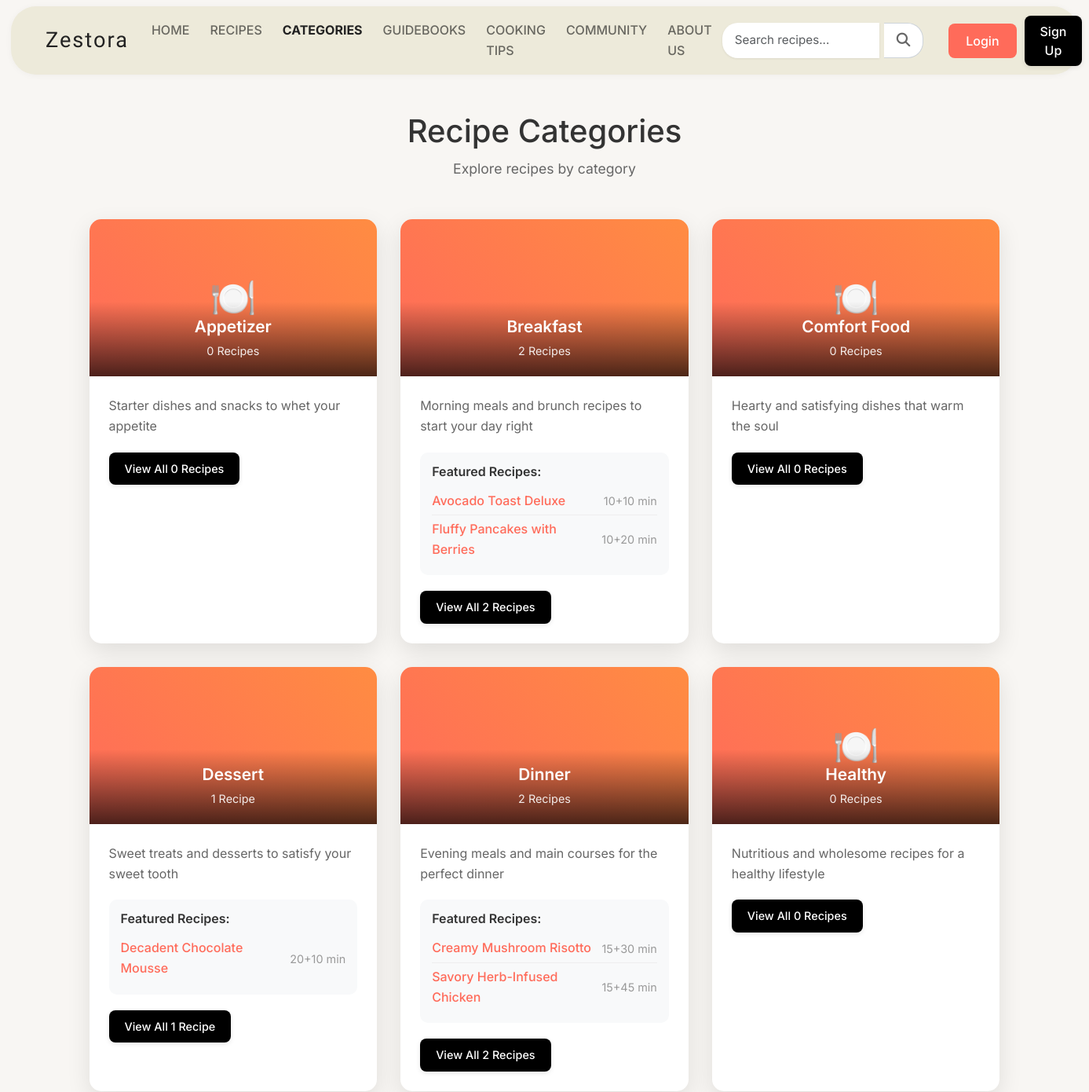
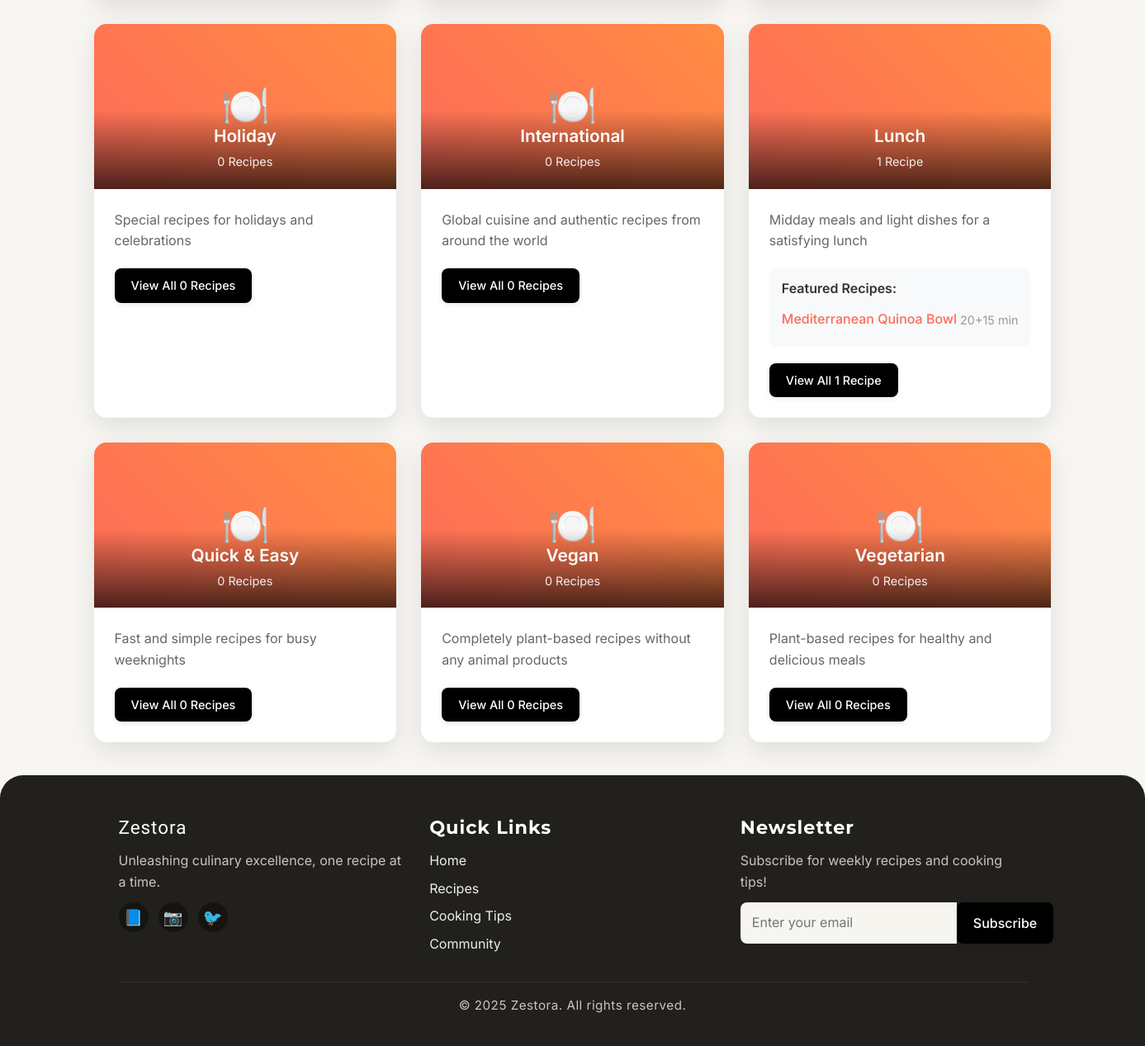
Page /recipes/categories/ on the earlier database version (2 pictures, top to bottom).
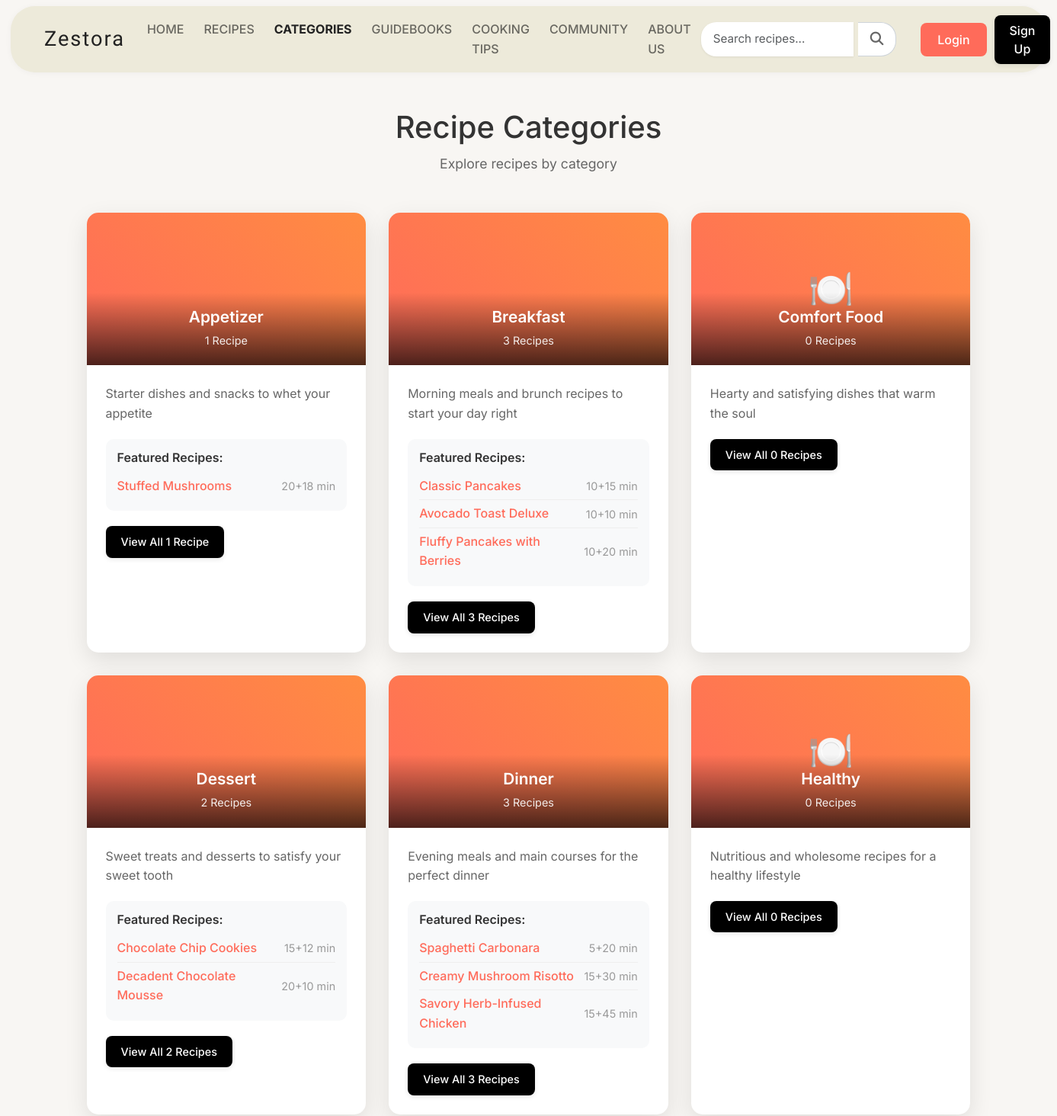
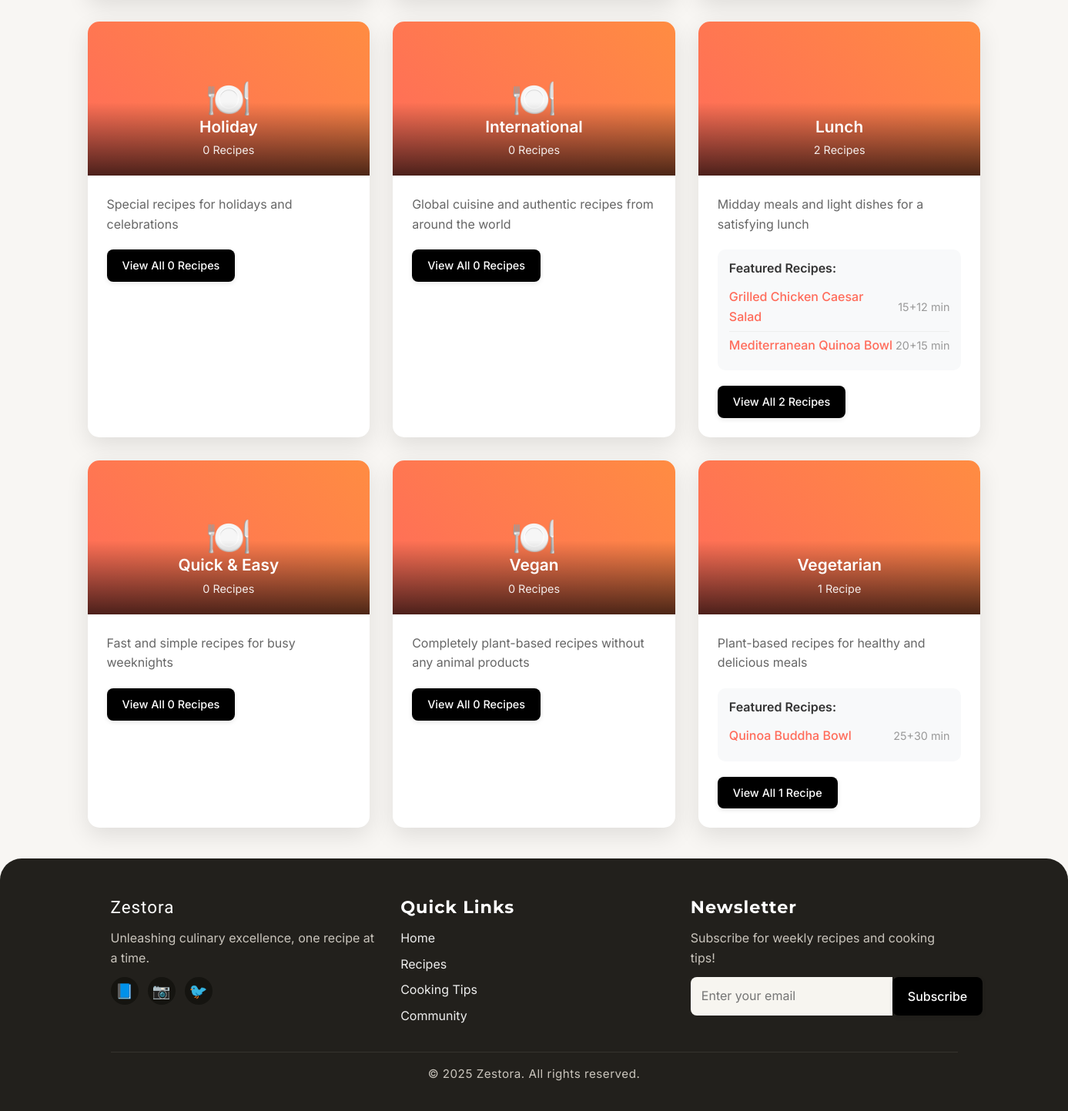
Same page on the later database version (2 pictures, top to bottom).
### recipes/models.py (models this page shows, shortened)
class Category(models.Model):
    name = models.CharField(max_length=100)
    slug = models.SlugField(unique=True)
    description = models.TextField(blank=True)
    image = models.ImageField(upload_to='categories/', blank=True, null=True)
    created_at = models.DateTimeField(auto_now_add=True)
    class Meta:
        verbose_name_plural = "Categories"

class Recipe(models.Model):
    DIFFICULTY_CHOICES = [
        ('easy', 'Easy'),
        ('medium', 'Medium'),
        ('hard', 'Hard'),
    ]
    title = models.CharField(max_length=200)
    slug = models.SlugField(unique=True)
    description = models.TextField()
    ingredients = models.TextField()
    instructions = models.TextField()
    prep_time = models.IntegerField(help_text="Preparation time in minutes")
    cook_time = models.IntegerField(help_text="Cooking time in minutes")
    servings = models.IntegerField()
    difficulty = models.CharField(max_length=10, choices=DIFFICULTY_CHOICES)
    category = models.ForeignKey(Category, on_delete=models.CASCADE)
    image = models.ImageField(upload_to='recipes/', blank=True, null=True, help_text="Upload recipe image")
    author = models.ForeignKey(User, on_delete=models.CASCADE)
    featured = models.BooleanField(default=False)
    created_at = models.DateTimeField(auto_now_add=True)
    updated_at = models.DateTimeField(auto_now=True)

### recipes/views.py (the view)
# urls.py: path('categories/', views.category_list, name='category_list'),
def category_list(request):
    categories = Category.objects.all().order_by('name')
    categories_with_recipes = []
    for category in categories:
        category_recipes = Recipe.objects.filter(category=category).order_by('-created_at')
        sample_recipes = category_recipes[:5]  # Get up to 5 for carousel
        display_recipes = category_recipes[:3]  # Limit to 3 for display list
        categories_with_recipes.append({
            'category': category,
            'recipe_count': category_recipes.count(),
            'sample_recipes': sample_recipes,  # For carousel
            'display_recipes': display_recipes  # For text list
        })
    return render(request, 'recipes/category_list.html', {
        'categories_with_recipes': categories_with_recipes,
        'categories': categories,  # Keep for backward compatibility
        'active_page': 'categories'
    })

### templates/recipes/category_list.html (shortened to what this page needs)
{% extends 'base.html' %}
{% load static %}
{% block content %}
<div class="container">
    <div class="page-header">
        <h1>Recipe Categories</h1>
        <p>Explore recipes by category</p>
    </div>
    <div class="categories-grid">
        {% for category_data in categories_with_recipes %}
        {% with category=category_data.category %}
        <div class="category-card">
            <div class="category-image">
                {% if category.image %}
                    <img src="{{ category.image.url }}" alt="{{ category.name }}">
                {% elif category_data.sample_recipes %}
                    <div class="recipe-carousel" data-category="{{ category.id }}">
                        {% for recipe in category_data.sample_recipes %}
                            {% if recipe.image %}
                                {% load static %}
                            {% endif %}
                        {% endfor %}
                    </div>
                {% else %}
                    <div class="placeholder-image">🍽️</div>
                {% endif %}
                <div class="category-overlay">
                    <h3 class="category-title">{{ category.name }}</h3>
                    <span class="recipe-count">{{ category_data.recipe_count }} Recipe{{ category_data.recipe_count|pluralize }}</span>
                </div>
            </div>
            <div class="category-content">
                <p>{{ category.description|default:"Delicious recipes in this category" }}</p>
                {% if category_data.display_recipes %}
                    <div class="sample-recipes">
                        <h4>Featured Recipes:</h4>
                        <ul class="recipe-list">
                            {% for recipe in category_data.display_recipes %}
                            <li class="recipe-item">
                                <a href="{% url 'recipes:recipe_detail' recipe.slug %}">{{ recipe.title }}</a>
                                <span class="recipe-time">{{ recipe.prep_time }}+{{ recipe.cook_time }} min</span>
                            </li>
                            {% endfor %}
                        </ul>
                    </div>
                {% endif %}
                {% if category.slug %}
                    <a href="{% url 'recipes:category_detail' category.slug %}" class="btn btn-primary">
                        View All {{ category_data.recipe_count }} Recipe{{ category_data.recipe_count|pluralize }}
                    </a>
                {% else %}
                    <span class="btn btn-disabled">No recipes available</span>
                {% endif %}
            </div>
        </div>
        {% endwith %}
        {% empty %}
        <div class="no-categories">
            <h3>No categories available yet</h3>
            <p>Check back later for recipe categories!</p>
        </div>
        {% endfor %}
    </div>
</div>
{% endblock %}

Differences in the rows shown:
computed for Category "Appetizer": recipe_count "0" → "1"; text "🍽️" → "Featured Recipes:"
added Recipe: title "Stuffed Mushrooms", prep_time "20", cook_time "18", shown under Category "Appetizer"
computed for Category "Breakfast": recipe_count "2" → "3"
added Recipe: title "Classic Pancakes", prep_time "10", cook_time "15", shown under Category "Breakfast"
computed for Category "Dessert": recipe_count "1" → "2"
added Recipe: title "Chocolate Chip Cookies", prep_time "15", cook_time "12", shown under Category "Dessert"
computed for Category "Dinner": recipe_count "2" → "3"
added Recipe: title "Spaghetti Carbonara", prep_time "5", cook_time "20", shown under Category "Dinner"
computed for Category "Lunch": recipe_count "1" → "2"
added Recipe: title "Grilled Chicken Caesar Salad", prep_time "15", cook_time "12", shown under Category "Lunch"
computed for Category "Vegetarian": recipe_count "0" → "1"; text "🍽️" → "Featured Recipes:"
added Recipe: title "Quinoa Buddha Bowl", prep_time "25", cook_time "30", shown under Category "Vegetarian"
